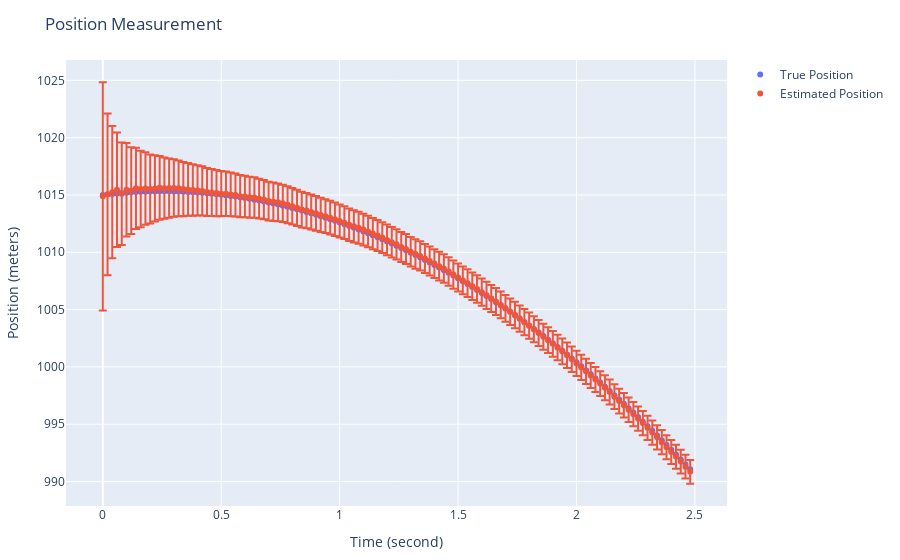

The notebook cell this image was saved under:
### Code cell
plot(
    [
        # True position
        scatter(
            mode="markers",
            x=time_axis_sec,
            y=true_state_fcn_time[1, :],
            name="True Position"
        ),
        # Estimated position
        scatter(
            mode="markers",
            x=time_axis_sec,
            y=[s.state[1] for s in states_fcn_time],
            error_y=attr(
                type="data",
                array=[sqrt(s.cov[1, 1]) for s in states_fcn_time]
            ),
            name="Estimated Position"
        )
    ],
    Layout(
        title="Position Measurement",
        xaxis_title="Time (second)",
        yaxis_title="Position (meters)",
        legend_title="Legend Title",
    ),
    config=PlotConfig(scrollZoom=true)
)
